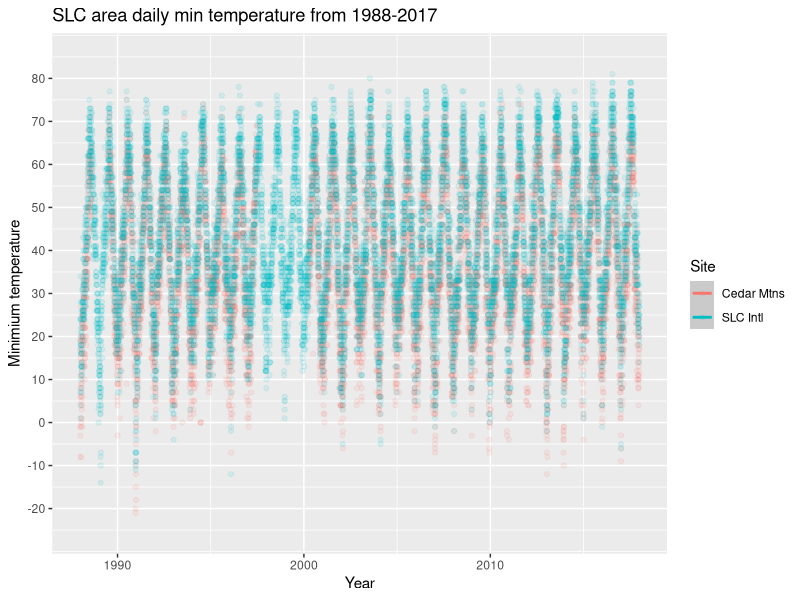
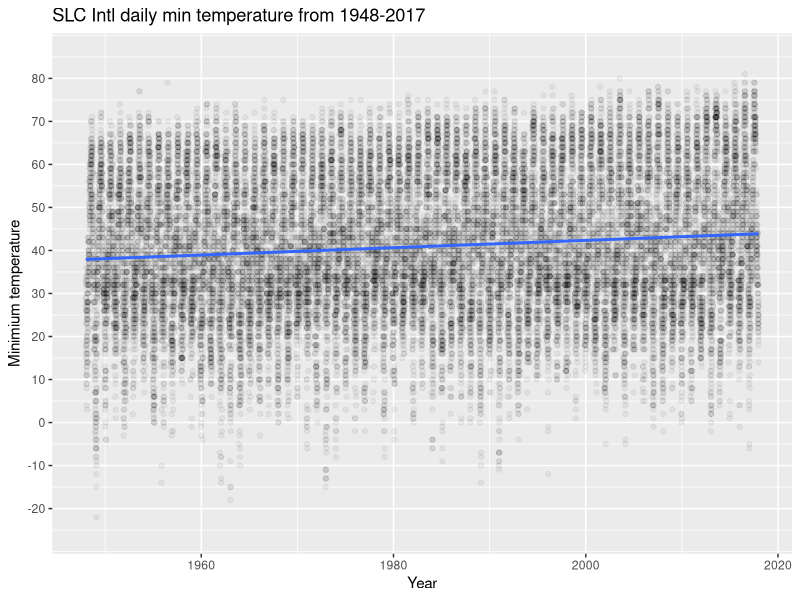
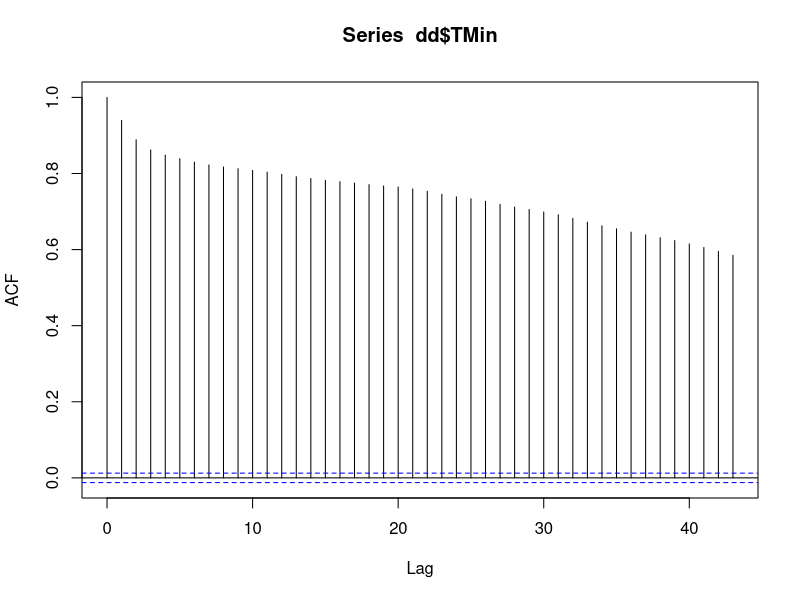
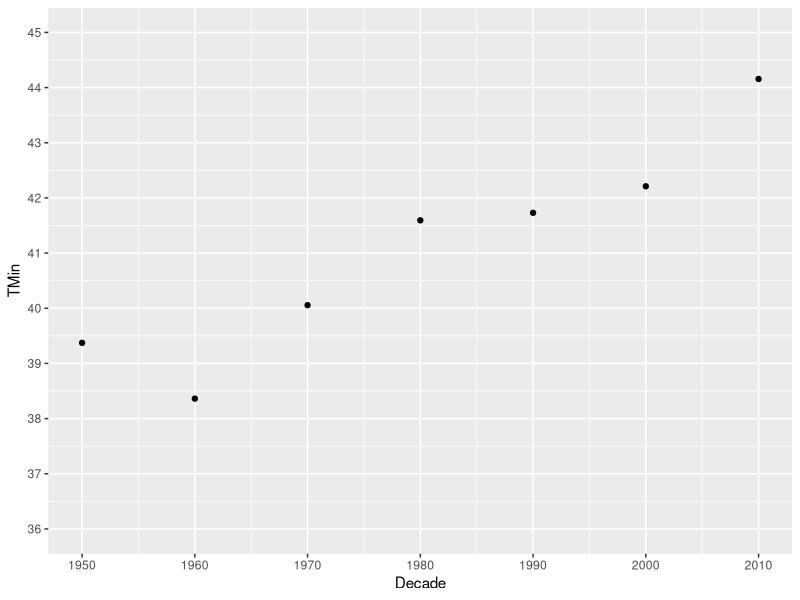

R code for these plots, in order:
## ---- chunk 1
library(tidyverse)
d <- read_csv('../data/SLC_Min_Temp_1948-2007.csv')

# Look at the data
head(d)
## ---- chunk 2
library(lubridate)
d %>%
  mutate(Year = year(DATE)) %>% 
  filter(Year > 2000 & Year < 2005) %>% 
  group_by(Year, NAME) %>% 
  summarize(Count = n())
## ---- chunk 3
d <- d %>%
  filter(NAME != 'SALT LAKE TRIAD CENTER, UT US') %>% 
  # Rename the sites and NAME column for readability
  mutate(NAME = ifelse(NAME == 'SALT LAKE CITY INTERNATIONAL AIRPORT, UT US',
                       'SLC Intl',
                       'Cedar Mtns')) %>% 
  rename(Site = NAME, Date = DATE, TMin = TMIN) %>% 
  select(Site, Date, TMin)
## ---- chunk 4
library(scales)

d %>% 
  filter(year(Date) > 1987) %>% 
ggplot(., aes(x = Date, y = TMin, color = Site)) +
  geom_point(alpha = 0.1) +
  geom_smooth(method = 'loess') +
  labs(title = 'SLC area daily min temperature from 1988-2017') +
  scale_x_date(name = "Year",
               labels = date_format("%Y")) +
  scale_y_continuous(name = "Minimium temperature",
                     breaks = c(-20,-10,0,10,20,30,40,50,60,70,80),
                     limits = c(-25,85))
## ---- chunk 5
d %>% 
  filter(Site == 'SLC Intl') %>%
ggplot(., aes(x = Date, y = TMin)) +
  geom_point(alpha = 0.05) +
  geom_smooth(method = 'lm') +
  labs(title = 'SLC Intl daily min temperature from 1948-2017') +
  scale_x_date(name = "Year",
               labels = date_format("%Y")) +
  scale_y_continuous(name = "Minimium temperature",
                     breaks = c(-20,-10,0,10,20,30,40,50,60,70,80),
                     limits = c(-25,85))

## ---- chunk 6
d %>% 
  filter(Site == 'SLC Intl' & year(Date) > 1949 & year(Date) < 1960) %>% 
  mutate(Mean = base::mean(TMin, na.rm = TRUE),
         SD = stats::sd(TMin, na.rm = TRUE),
         Count = n(),
         StdError = SD / n(),
         CI = 1.96 * StdError)
## ---- chunk 7
dd <- d %>% 
  filter(Site == 'SLC Intl' & year(Date) > 1949) %>%
  mutate(Decade = year(Date) - (year(Date) %% 10)) %>% 
  group_by(Decade) %>%
  mutate(Mean = base::mean(TMin, na.rm = TRUE),
         SD = stats::sd(TMin, na.rm = TRUE),
         StdError = SD / sqrt(n()),
         CI = 1.96 * StdError)
## ---- chunk 8
t <- acf(dd$TMin)
t
## ---- chunk 9
  ggplot(dd, aes(y = TMin, x = Decade)) +
    #geom_point() +
    stat_summary(fun.data = mean_cl_normal, conf.int = 0.95, geom = "errorbar") +
    stat_summary(fun.y = mean, geom = "point") +
    #geom_errorbar(aes(ymin = Mean - CI, ymax = Mean + CI, color = 'red')) +
    scale_x_continuous(breaks = c(1940, 1950, 1960, 1970, 1980, 1990, 2000, 2010)) +
    scale_y_continuous(breaks = c(36,37,38,39,40,41,42,43,44,45)) +
    #scale_y_continuous(limits = c(33,40))
    coord_cartesian(ylim = c(36,45))
    
    
## ---- chunk 10
library(boot)

# ts_fun <- function(vect) {
#   mean(vect, na.rm = TRUE)
# }
# 
# num_resamples <- 1000
# block_length <- round(nrow(d)^(1/3))

# manaus_fixed <- tsboot(manaus, manaus_fun, R = num_resamples, l = block_length, 
#     sim = "fixed")

# out <- boot:tsboot(ts(d$TMin),
#                        ts_fun,
#                        R = 1000,
#                        l = block_length,
#                        sim = "fixed")
# 
# tidy(out, conf.int = TRUE)


# r <- d %>%
#   mutate(Decade = year(Date) - year(Date) %% 10) %>% 
#   #group_by(Decade) %>% 
#   select(TMin) %>% 
#   #do(meany = mean(.$TMin, na.rm = TRUE)) 
#   do(compute_block_boot(.$TMin))

  
## ---- chunk 11
# res <- d %>%
#  mutate(Decade = year(Date) - year(Date) %% 10) %>%
#  group_by(Decade) %>%
#  select(TMin) %>%
#  modelr::bootstrap(100) %>%
#  mutate(sepal_mean = map_dbl(strap, ~mean(as_data_frame(.x)$TMin)))
#res
## ---- chunk 12
# plot(out, index=1)
# ggplot(data = out, aes(x = out$t[,1])) +
#   geom_point()
